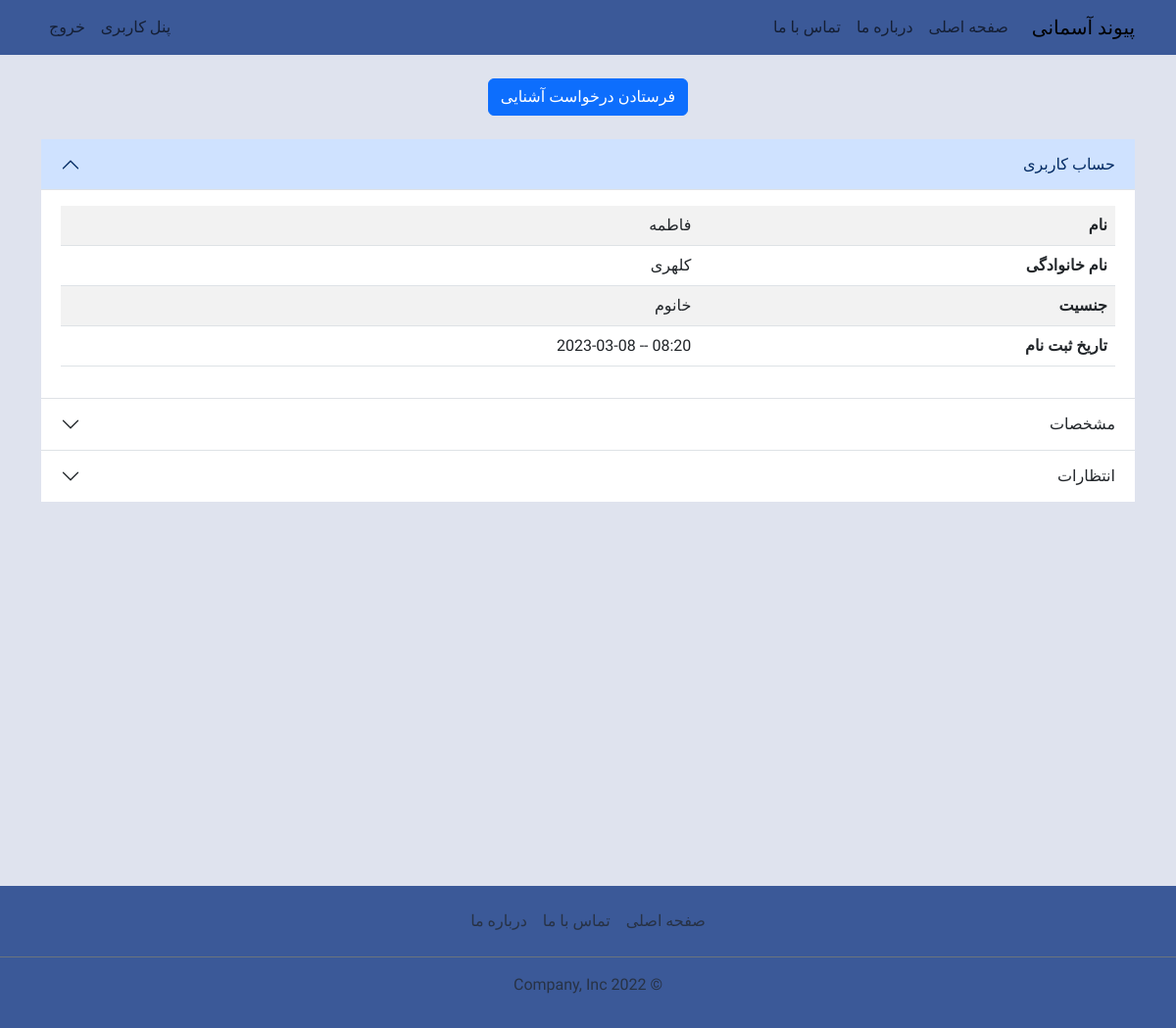
The app's page /user_detail/2/ (signed in) with its own data.
### account/models.py (models this page shows, shortened)
class User(AbstractBaseUser):
    PHONE_REGEX = RegexValidator(regex=r"^09\d{9}$", message="شماره موبایل اشتباه میباشد")
    phone = models.CharField("شماره موبایل", max_length=11, unique=True, validators=[PHONE_REGEX])
    first_name = models.CharField("نام", max_length=100)
    last_name = models.CharField("نام خانوادگی", max_length=100)
    gender = models.CharField("جنسیت", max_length=1, choices=GENDER_CHOICES, default="1")
    is_active = models.BooleanField("فعال", default=True)
    is_superuser = models.BooleanField("مدیر", default=False)  # superuser
    is_admin = models.BooleanField("رابط", default=False)  # connector
    is_staff = models.BooleanField("کارشناس", default=False)  # expert
    joined_date = models.DateTimeField("تاریخ ثبت نام", auto_now_add=True)
    last_login = models.DateTimeField("تاریخ آخرین ورود", auto_now=True)
    objects = UserManager()
    USERNAME_FIELD = "phone"
    class Meta:
        db_table = "users"
        managed = True
        verbose_name = "کاربر"
        verbose_name_plural = "کاربران"

### account/views.py (the view)
# urls.py: path('user_detail/<int:pk>/', views.user_detail, name='user_detail'),
def user_detail(request, pk):
    name = "account/user_detail.html"
    title = "مشخصات کاربر"
    user1 = request.user
    user2 = get_object_or_404(User, pk=pk)
    relation_state = get_relation_state(user1, user2)
    khosousiaat = user2.khosousiaat
    entezaaraat = user2.entezaaraat
    context = {
        "title": title,
        "user2": user2,
        "khosousiaat": khosousiaat,
        "entezaaraat": entezaaraat,
        "state": relation_state
    }
    return render(request, name, context)

### account/templatetags/account_tags.py (called while the page is built)
@register.simple_tag
def get_verbose(instance, field_name):
    return instance._meta.get_field(field_name).verbose_name.title()

### account/views.py (called while the page is built, shortened)
def get_relation_state(user1, user2):
    relation = Relation.objects.filter(
        Q(sender=user1, reciver=user2) | Q(sender=user2, reciver=user1)
    ).first()
    if not relation:
        return 0

### templates/account/user_detail.html (shortened to what this page needs)
{% extends "base.html" %}
{% load account_tags %}
{% block header %}
{% include "navbar.html" %}
{% endblock header %}
{% block content %}
<div class="container my-4">
  <div class="text-center my-4">
    {% if state == 0 %}
    <a class="btn btn-primary"
      href="{% url 'account:rr' sender=user.id reciver=user2.id action='create' %}?user2_id={{user2.id}}">فرستادن درخواست آشنایی</a>
    {% elif state == 11 %}
    <div class="my-2">شما قبلا به این کاربر درخواست آشنایی فرستاده اید</div>
    <a class="btn btn-danger"
      href="{% url 'account:rr' sender=user.id reciver=user2.id action='delete' %}?user2_id={{user2.id}}">لغو درخواست آشنایی</a>
    {% elif state == 12 %}
    <div>درخواست شما قبول شده است</div>
    {% elif state == 13 %}
    <div>درخواست شما رد شده است</div>
    {% elif state == 22 %}
    <div>شما درخواست آشنایی را قبول کرده اید.</div>
    {% elif state == 23 %}
    <div class="my-2">شما درخواست آشنایی را رد کرده اید</div>
    <a class="btn btn-primary" href="{% url 'account:rr' sender=user2.id reciver=user.id action='sent' %}?user2_id={{user2.id}}">لغو کردن درخواست</a>
    {% endif %}
  </div>
  <div class="accordion accordion-flush" id="accordionFlushExample">
    <div class="accordion-item">
      <h2 class="accordion-header" id="headingOne">
        <button class="accordion-button" type="button" data-bs-toggle="collapse" data-bs-target="#collapseOne"
          aria-expanded="true" aria-controls="collapseOne">حساب کاربری</button>
      </h2>
      <div id="collapseOne" class="accordion-collapse collapse show" aria-labelledby="headingOne"
        data-bs-parent="#accordionExample">
        <div class="accordion-body">
          <table class="table table-striped table-responsive">
            <tr>
              <th>{% get_verbose user2 "first_name" %}</th>
              <td>{{ user2.first_name }}</td>
            </tr>
            <tr>
              <th>{% get_verbose user2 "last_name" %}</th>
              <td>{{ user2.last_name }}</td>
            </tr>
            <tr>
              <th>{% get_verbose user2 "gender" %}</th>
              <td>{{ user2.get_gender_display }}</td>
            </tr>
            <tr>
              <th>{% get_verbose user2 "joined_date" %}</th>
              <td>{{ user2.joined_date|date:"H:i -- Y-m-d" }}</td>
            </tr>
          </table>
        </div>
      </div>
    </div>
    <div class="accordion-item">
      <h2 class="accordion-header" id="headingTwo">
        <button class="accordion-button collapsed" type="button" data-bs-toggle="collapse" data-bs-target="#collapseTwo"
          aria-expanded="false" aria-controls="collapseTwo">مشخصات</button>
      </h2>
    </div>
    <div class="accordion-item">
      <h2 class="accordion-header" id="headingThree">
        <button class="accordion-button collapsed" type="button" data-bs-toggle="collapse"
          data-bs-target="#collapseThree" aria-expanded="false" aria-controls="collapseThree">انتظارات</button>
      </h2>
    </div>
  </div>
</div>
{% endblock content %}
{% block footer %}
{% include "footer.html" %}
{% endblock footer %}

### static/css/main.css (style rules this page uses)
:root { --color1: #3b5998; --color2: #8b9dc3; --color3: #dfe3ee; --color4: #f7f7f7; }
body { font-family: 'Ubuntu', serif; background-color: var(--color3); }

### records on screen
User: first_name "فاطمه", last_name "کلهری", gender "خانوم", joined_date "08:20 -- 2023-03-08"
